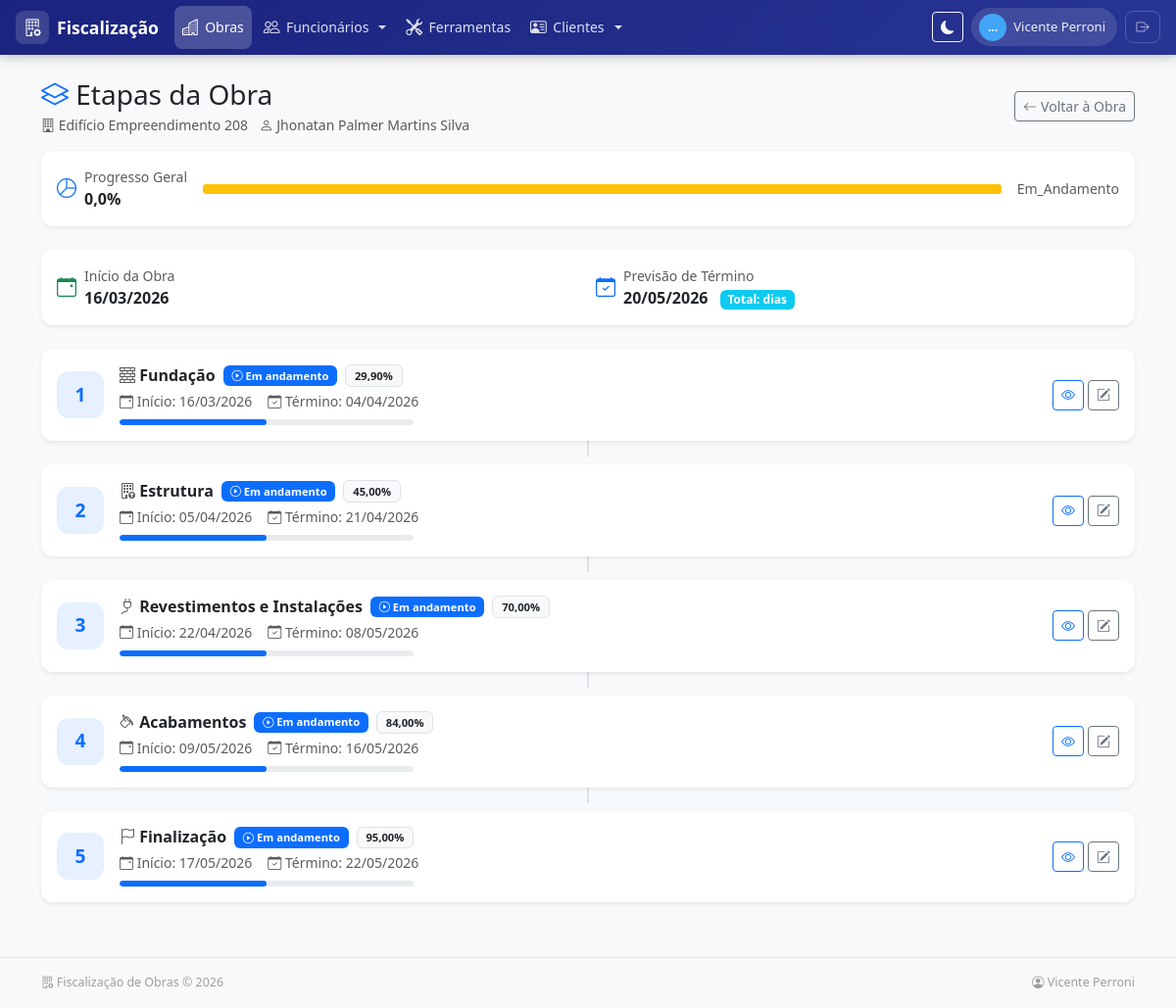
Page /obras/850/etapas/ (signed in) on the committed database.
### apps/obras/models.py (models this page shows, shortened)
class SoftDeleteModel(models.Model):
    deleted_at = models.DateTimeField(null=True, blank=True, db_index=True)
    objects = ActiveManager()
    all_objects = AllObjectsManager()
    class Meta:
        abstract = True

class Obra(SoftDeleteModel):
    nome = models.CharField(max_length=200, verbose_name="Nome da Obra")
    endereco = models.TextField(verbose_name="Endereço")
    cliente = models.ForeignKey(
        'clientes.Cliente',
        on_delete=models.SET_NULL,
        null=True,
        blank=True,
        verbose_name="Cliente"
    )
    data_inicio = models.DateField(verbose_name="Data de Início")
    data_previsao_termino = models.DateField(
        verbose_name="Previsão de Término",
        null=True,
        blank=True
    )
    STATUS_CHOICES = [
        ('planejamento', 'Planejamento'),
        ('em_andamento', 'Em Andamento'),
        ('pausada', 'Pausada'),
        ('concluida', 'Concluída'),
        ('cancelada', 'Cancelada'),
    ]
    status = models.CharField(
        max_length=20,
        choices=STATUS_CHOICES,
        default='planejamento',
        verbose_name="Status"
    )
    percentual_concluido = models.DecimalField(
        max_digits=5,
        decimal_places=2,
        default=Decimal('0.00'),
        validators=[MinValueValidator(0), MaxValueValidator(100)],
        verbose_name="Percentual Concluído (%)"
    )
    ativo = models.BooleanField(default=True, verbose_name="Ativo")
    created_at = models.DateTimeField(auto_now_add=True, verbose_name="Criado em")
    updated_at = models.DateTimeField(auto_now=True, verbose_name="Atualizado em")
    class Meta:
        verbose_name = "Obra"
        verbose_name_plural = "Obras"
        ordering = ['-created_at']

class Etapa(models.Model):
    obra = models.ForeignKey(
        Obra,
        on_delete=models.CASCADE,
        related_name='etapas',
        verbose_name="Obra"
    )
    ETAPA_CHOICES = [
        (1, 'Etapa 1 - Fundação (29.9%)'),
        (2, 'Etapa 2 - Estrutura (45%)'),
        (3, 'Etapa 3 - Revestimentos e Instalações (70%)'),
        (4, 'Etapa 4 - Acabamentos (84%)'),
        (5, 'Etapa 5 - Finalização (95%)'),
    ]
    numero_etapa = models.IntegerField(
        choices=ETAPA_CHOICES,
        verbose_name="Número da Etapa"
    )
    PERCENTUAIS_ETAPA = {
        1: Decimal('29.9'),
        2: Decimal('45.0'),
        3: Decimal('70.0'),
        4: Decimal('84.0'),
        5: Decimal('95.0'),
    }
    percentual_valor = models.DecimalField(
        max_digits=5,
        decimal_places=2,
        verbose_name="Percentual da Etapa"
    )
    STATUS_CHOICES = [
        ('pendente', 'Pendente'),
        ('em_andamento', 'Em andamento'),
        ('concluida', 'Concluída'),
    ]
    status = models.CharField(
        max_length=20,
        choices=STATUS_CHOICES,
        default='pendente',
        verbose_name="Status"
    )
    data_inicio = models.DateField(null=True, blank=True, verbose_name="Data de Início")
    data_termino = models.DateField(null=True, blank=True, verbose_name="Data de Término")
    concluida = models.BooleanField(default=False, verbose_name="Concluída")
    class Meta:
        verbose_name = "Etapa"
        verbose_name_plural = "Etapas"
        ordering = ['numero_etapa']
        unique_together = ['obra', 'numero_etapa']

### apps/clientes/models.py (models this page shows, shortened)
class Cliente(models.Model):
    nome = models.CharField(max_length=200, verbose_name='Nome')
    cpf = models.CharField(
        max_length=14,
        unique=True,
        verbose_name='CPF',
        help_text='Somente números ou formatado (000.000.000-00)',
        validators=[RegexValidator(r'^\d{3}\.\d{3}\.\d{3}-\d{2}$|^\d{11}$', 'CPF inválido')]
    )
    endereco = models.TextField(verbose_name='Endereço', blank=True, null=True)
    data_nascimento = models.DateField(verbose_name='Data de Nascimento', blank=True, null=True)
    telefone = models.CharField(max_length=30, verbose_name='Telefone', blank=True, null=True)
    email = models.EmailField(verbose_name='E-mail', blank=True, null=True)
    ativo = models.BooleanField(default=True, verbose_name='Ativo')
    created_at = models.DateTimeField(auto_now_add=True, verbose_name='Criado em')
    updated_at = models.DateTimeField(auto_now=True, verbose_name='Atualizado em')
    class Meta:
        verbose_name = 'Cliente'
        verbose_name_plural = 'Clientes'
        ordering = ['nome']

### apps/obras/views.py (the view)
# urls.py: path('<int:pk>/etapas/', views.obra_etapas, name='obra_etapas'),
@login_required
def obra_etapas(request, pk):
    obra = get_object_or_404(Obra, pk=pk)
    etapas = obra.etapas.all()
    context = {
        'obra': obra,
        'etapas': etapas,
        'title': f'Etapas - {obra.nome}'
    }
    return render(request, 'obras/obra_etapas.html', context)

### templates/obras/obra_etapas.html (shortened to what this page needs)
{% extends 'base.html' %}
{% block extra_css %}
<link rel="stylesheet" href="https://cdn.jsdelivr.net/npm/bootstrap-icons@1.11.3/font/bootstrap-icons.min.css">
{% endblock %}
{% block content %}
<div class="d-flex flex-wrap justify-content-between align-items-center mb-3 gap-2">
  <div>
    <h1 class="h3 mb-0"><i class="bi bi-layers text-primary"></i> Etapas da Obra</h1>
    <div class="text-muted small mt-1">
      <i class="bi bi-building"></i> {{ obra.nome }}
      {% if obra.cliente %}<span class="ms-2"><i class="bi bi-person"></i> {{ obra.cliente.nome }}</span>{% endif %}
    </div>
  </div>
  <a href="{% url 'obras:obra_detail' obra.pk %}" class="btn btn-outline-secondary btn-sm d-flex align-items-center gap-1">
    <i class="bi bi-arrow-left"></i> Voltar à Obra
  </a>
</div>
{% with total=etapas.count %}
{% with concluidas=0 %}
<div class="card border-0 shadow-sm mb-4" style="border-radius:.75rem;">
  <div class="card-body py-3 px-3">
    <div class="d-flex align-items-center gap-3">
      <div class="d-flex align-items-center gap-2">
        <i class="bi bi-pie-chart text-primary fs-5"></i>
        <div>
          <div class="text-muted small">Progresso Geral</div>
          <div class="fw-bold">{{ obra.percentual_concluido|floatformat:1 }}%</div>
        </div>
      </div>
      <div class="flex-grow-1">
        <div class="etapa-progress-wrap" style="height:10px;">
          <div class="etapa-progress-bar {% if obra.percentual_concluido >= 80 %}bg-success{% elif obra.percentual_concluido >= 40 %}bg-primary{% else %}bg-warning{% endif %}"
               style="width: {{ obra.percentual_concluido }}%;"></div>
        </div>
      </div>
      <div class="text-muted small">{{ obra.status|title }}</div>
    </div>
  </div>
</div>
<div class="card border-0 shadow-sm mb-4" style="border-radius:.75rem;">
  <div class="card-body py-3 px-3">
    <div class="row g-3">
      <div class="col-md-6">
        <div class="d-flex align-items-center gap-2">
          <i class="bi bi-calendar-event text-success fs-5"></i>
          <div>
            <div class="text-muted small">Início da Obra</div>
            <div class="fw-bold">{{ obra.data_inicio|date:"d/m/Y" }}</div>
          </div>
        </div>
      </div>
      <div class="col-md-6">
        <div class="d-flex align-items-center gap-2">
          <i class="bi bi-calendar-check text-primary fs-5"></i>
          <div>
            <div class="text-muted small">Previsão de Término</div>
            <div class="fw-bold">
              {% if obra.data_previsao_termino %}
                {{ obra.data_previsao_termino|date:"d/m/Y" }}
                <span class="badge bg-info badge-sm ms-2">Total: {% widthratio obra.data_previsao_termino obra.data_inicio 1 %} dias</span>
              {% else %}
                <span class="text-muted">—</span>
              {% endif %}
            </div>
          </div>
        </div>
      </div>
    </div>
  </div>
</div>
{% endwith %}
{% endwith %}
<div class="row g-3">
  {% for e in etapas %}
  <div class="col-12">
    <div class="card etapa-card shadow-sm">
      <div class="card-body py-3 px-3">
        <div class="row align-items-center g-3">
          <div class="col-auto">
            <div class="etapa-number {% if e.concluida %}bg-success text-white{% else %}bg-primary bg-opacity-10 text-primary{% endif %}">
              {% if e.concluida %}
                <i class="bi bi-check-lg"></i>
              {% else %}
                {{ e.numero_etapa }}
              {% endif %}
            </div>
          </div>
          <div class="col">
            <div class="d-flex flex-wrap align-items-center gap-2 mb-1">
              <h6 class="mb-0 fw-bold">
                {% if e.numero_etapa == 1 %}
                  <i class="bi bi-bricks text-muted"></i> Fundação
                {% elif e.numero_etapa == 2 %}
                  <i class="bi bi-building-up text-muted"></i> Estrutura
                {% elif e.numero_etapa == 3 %}
                  <i class="bi bi-plug text-muted"></i> Revestimentos e Instalações
                {% elif e.numero_etapa == 4 %}
                  <i class="bi bi-paint-bucket text-muted"></i> Acabamentos
                {% elif e.numero_etapa == 5 %}
                  <i class="bi bi-flag text-muted"></i> Finalização
                {% endif %}
              </h6>
              {% if e.concluida %}
                <span class="badge bg-success badge-etapa"><i class="bi bi-check-circle"></i> Concluída</span>
              {% else %}
                {% if e.data_inicio %}
                  <span class="badge bg-primary badge-etapa"><i class="bi bi-play-circle"></i> Em andamento</span>
                {% else %}
                  <span class="badge bg-light text-muted border badge-etapa">Pendente</span>
                {% endif %}
              {% endif %}
              <span class="badge bg-light text-dark border badge-etapa">{{ e.percentual_valor }}%</span>
            </div>
            <div class="d-flex flex-wrap gap-3 small text-muted">
              <span><i class="bi bi-calendar-event"></i> Início: {% if e.data_inicio %}{{ e.data_inicio|date:"d/m/Y" }}{% else %}—{% endif %}</span>
              <span><i class="bi bi-calendar-check"></i> Término: {% if e.data_termino %}{{ e.data_termino|date:"d/m/Y" }}{% else %}—{% endif %}</span>
            </div>
            <div class="etapa-progress-wrap mt-2" style="max-width: 300px;">
              <div class="etapa-progress-bar {% if e.concluida %}bg-success{% elif e.data_inicio %}bg-primary{% else %}bg-secondary opacity-25{% endif %}"
                   style="width: {% if e.concluida %}100{% elif e.data_inicio %}50{% else %}0{% endif %}%;"></div>
            </div>
          </div>
          <div class="col-auto">
            <div class="d-flex gap-1">
              <a href="{% url 'obras:etapa_detail' e.pk %}" class="btn btn-sm btn-outline-primary" title="Ver etapa">
                <i class="bi bi-eye"></i>
              </a>
              {% if e.numero_etapa == 1 %}
                <a href="{% url 'obras:etapa1_detail' e.pk %}" class="btn btn-sm btn-outline-secondary" title="Detalhes Fundação">
                  <i class="bi bi-pencil-square"></i>
                </a>
              {% elif e.numero_etapa == 2 %}
                <a href="{% url 'obras:etapa2_detail' e.pk %}" class="btn btn-sm btn-outline-secondary" title="Detalhes Estrutura">
                  <i class="bi bi-pencil-square"></i>
                </a>
              {% elif e.numero_etapa == 3 %}
                <a href="{% url 'obras:etapa3_detail' e.pk %}" class="btn btn-sm btn-outline-secondary" title="Detalhes Instalações">
                  <i class="bi bi-pencil-square"></i>
                </a>
              {% elif e.numero_etapa == 4 %}
                <a href="{% url 'obras:etapa4_detail' e.pk %}" class="btn btn-sm btn-outline-secondary" title="Detalhes Acabamentos">
                  <i class="bi bi-pencil-square"></i>
                </a>
              {% elif e.numero_etapa == 5 %}
                <a href="{% url 'obras:etapa5_detail' e.pk %}" class="btn btn-sm btn-outline-secondary" title="Detalhes Finalização">
                  <i class="bi bi-pencil-square"></i>
                </a>
              {% endif %}
            </div>
          </div>
        </div>
      </div>
    </div>
  </div>
  {% if not forloop.last %}
  <div class="col-12 d-flex justify-content-center py-0" style="margin: -8px 0;">
    <div class="timeline-connector {% if e.concluida %}done{% endif %}"></div>
  </div>
  {% endif %}
  {% endfor %}
</div>
{% endblock %}

### templates/base.html (shortened to what this page needs)
<!doctype html>
<html lang="pt-br">
  <head>
    <link href="https://cdn.jsdelivr.net/npm/bootstrap@5.3.2/dist/css/bootstrap.min.css" rel="stylesheet">
    <link rel="stylesheet" href="https://cdn.jsdelivr.net/npm/bootstrap-icons@1.11.3/font/bootstrap-icons.min.css">
    {% block extra_css %}{% endblock %}
  </head>
  <body class="bg-light" {% if user.is_authenticated %}data-server-theme="{{ request.user.profile.theme_preference }}" data-server-variant="{{ request.user.profile.theme_variant }}"{% endif %}>
    {% url 'login' as login_url %}
    <nav class="main-navbar navbar navbar-expand-lg d-none d-lg-flex">
      <div class="container-fluid px-3">
        <a class="navbar-brand-custom me-3" href="{% if user.is_authenticated %}{% url 'home' %}{% else %}/{% endif %}">
          <span class="brand-icon"><i class="bi bi-building-gear"></i></span>
          <span>Fiscalização</span>
        </a>
        {% if user.is_authenticated %}
        <ul class="navbar-nav me-auto gap-1">
          {% if nav_perms.obras %}
          <li class="nav-item">
            <a class="nav-link" href="{% url 'obras:obra_list' %}">
              <i class="bi bi-buildings"></i> Obras
            </a>
          </li>
          {% endif %}
          {% if nav_perms.funcionarios %}
          <li class="nav-item dropdown">
            <a class="nav-link dropdown-toggle" href="#" role="button" data-bs-toggle="dropdown" aria-expanded="false">
              <i class="bi bi-people"></i> Funcionários
            </a>
          </li>
          {% endif %}
          {% if nav_perms.ferramentas %}
          <li class="nav-item">
            <a class="nav-link" href="/ferramentas/">
              <i class="bi bi-tools"></i> Ferramentas
            </a>
          </li>
          {% endif %}
          {% if nav_perms.clientes %}
          <li class="nav-item dropdown">
            <a class="nav-link dropdown-toggle" href="#" role="button" data-bs-toggle="dropdown" aria-expanded="false">
              <i class="bi bi-person-vcard"></i> Clientes
            </a>
          </li>
          {% endif %}
        </ul>
        <div class="d-flex align-items-center gap-2">
          <button id="themeToggle" type="button" class="btn btn-sm btn-outline-light" title="Alternar tema (claro/escuro)">
            <i id="themeToggleIcon" class="bi bi-moon-fill"></i>
          </button>
          <div class="user-pill">
            <span class="user-avatar">{{ user.first_name|default:user.username|truncatechars:1|upper }}</span>
            {{ user.get_full_name|default:user.username }}
          </div>
          <form method="post" action="{% url 'logout' %}" class="d-inline">
            <button type="submit" class="btn-logout" title="Sair">
              <i class="bi bi-box-arrow-right"></i>
            </button>
          </form>
        </div>
        {% endif %}
      </div>
    </nav>
    <main class="container my-4">
      {% block content %}{% endblock %}
    </main>
    <footer class="main-footer">
      <div class="container d-flex flex-wrap justify-content-between align-items-center">
        <span><i class="bi bi-building-gear"></i> Fiscalização de Obras &copy; {% now "Y" %}</span>
        {% if user.is_authenticated %}
        <span><i class="bi bi-person-circle"></i> {{ user.get_full_name|default:user.username }}</span>
        {% endif %}
      </div>
    </footer>
  </body>
</html>

### rows in the picture
Obra: nome "Edifício Empreendimento 208", cliente.nome "Jhonatan Palmer Martins Silva", percentual_concluido "0,0", status "Em_Andamento", data_inicio "16/03/2026", data_previsao_termino "20/05/2026"

### other values in the picture
{{ user.first_name|default:user.username|truncatechars:1|upper }} "…"
{{ user.get_full_name|default:user.username }} "Vicente Perroni"
